Frame 1 (no input): blank canvas, image omitted
Frame 60 (no input): blank canvas, image omitted
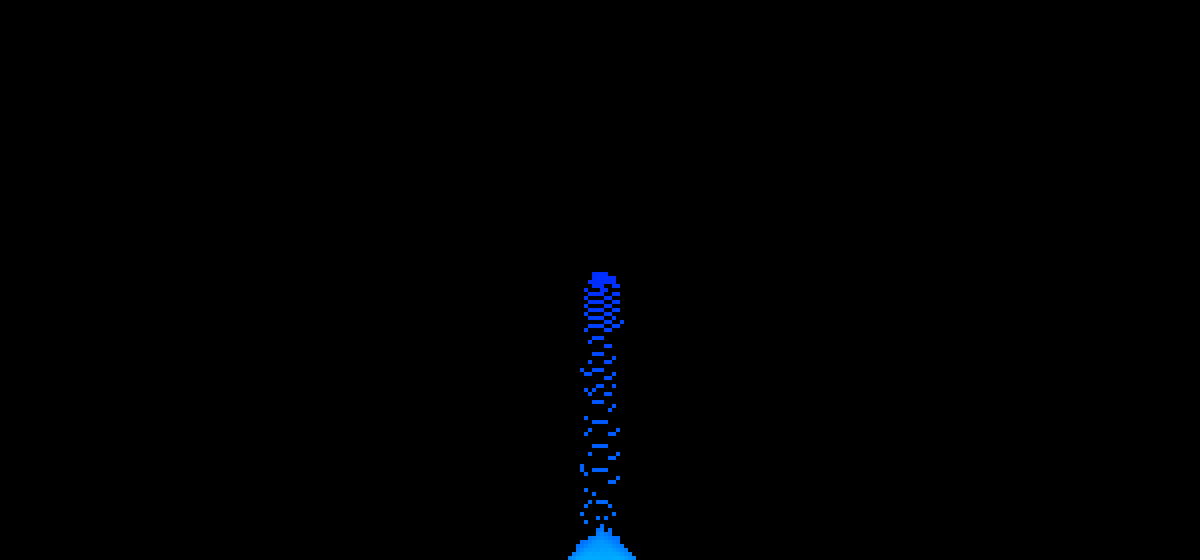
Frame 120 (the mouse pressed at the canvas centre since frame 60)

The p5.js sketch whose frames 1 and 60 were blank and that drew this single picture after the mouse press (run headless with seeded random() and noise() and a simulated clock; from frame 60 on, the mouse is pressed at the canvas centre):

// p5.js sketch
// ── sketch.js
// Create a 2D array
// Sorry if you are used to matrix math!
// How would you do this with a
// higher order function????

function make2DArray(cols, rows) {
    let arr = new Array(cols);
    for (let i = 0; i < arr.length; i++) {
      arr[i] = new Array(rows);
      // Fill the array with 0s
      for (let j = 0; j < arr[i].length; j++) {
        arr[i][j] = 0;
      }
    }
    return arr;
  }
  
  // The grid
  let grid;
  let velocityGrid;
  
  // How big is each square?
  let w = 5;
  let cols, rows;
  let hueValue = 200;
  
  let gravity = 0.1;
  
  // Check if a row is within the bounds
  function withinCols(i) {
    return i >= 0 && i <= cols - 1;
  }
  
  // Check if a column is within the bounds
  function withinRows(j) {
    return j >= 0 && j <= rows - 1;
  }
  
  function setup() {
    createCanvas(1500, 700);
    colorMode(HSB, 360, 255, 255);
    cols = width / w;
    rows = height / w;
    grid = make2DArray(cols, rows);
    velocityGrid = make2DArray(cols, rows, 1);
  }
  
  function mouseDragged() {}
  
  function draw() {
    background(0);
  
    if (mouseIsPressed) {
      let mouseCol = floor(mouseX / w);
      let mouseRow = floor(mouseY / w);
  
      // Randomly add an area of sand particles
      let matrix = 5;
      let extent = floor(matrix / 2);
      for (let i = -extent; i <= extent; i++) {
        for (let j = -extent; j <= extent; j++) {
          if (random(1) < 0.75) {
            let col = mouseCol + i;
            let row = mouseRow + j;
            if (withinCols(col) && withinRows(row)) {
              grid[col][row] = hueValue;
              velocityGrid[col][row] = 1;
            }
          }
        }
      }
      // Change the color of the sand over time
      hueValue += 0.5;
      if (hueValue > 360) {
        hueValue = 1;
      }
    }
  
    //frameRate(1);
  
    // Draw the sand
    for (let i = 0; i < cols; i++) {
      for (let j = 0; j < rows; j++) {
        noStroke();
        if (grid[i][j] > 0) {
          fill(grid[i][j], 255, 255);
          let x = i * w;
          let y = j * w;
          square(x, y, w);
        }
      }
    }
  
    // Create a 2D array for the next frame of animation
    let nextGrid = make2DArray(cols, rows);
    let nextVelocityGrid = make2DArray(cols, rows);
  
    // Check every cell
    for (let i = 0; i < cols; i++) {
      for (let j = 0; j < rows; j++) {
        // What is the state?
        let state = grid[i][j];
        let velocity = velocityGrid[i][j];
        let moved = false;
        if (state > 0) {
          let newPos = int(j + velocity);
          for (let y = newPos; y > j; y--) {
            let below = grid[i][y];
            let dir = 1;
            if (random(1) < 0.5) {
              dir *= -1;
            }
            let belowA = -1;
            let belowB = -1;
            if (withinCols(i + dir)) belowA = grid[i + dir][y];
            if (withinCols(i - dir)) belowB = grid[i - dir][y];
  
            if (below === 0) {
              nextGrid[i][y] = state;
              nextVelocityGrid[i][y] = velocity + gravity;
              moved = true;
              break;
            } else if (belowA === 0) {
              nextGrid[i + dir][y] = state;
              nextVelocityGrid[i + dir][y] = velocity + gravity;
              moved = true;
              break;
            } else if (belowB === 0) {
              nextGrid[i - dir][y] = state;
              nextVelocityGrid[i - dir][y] = velocity + gravity;
              moved = true;
              break;
            }
          }
        }
  
        if (state > 0 && !moved) {
          nextGrid[i][j] = grid[i][j];
          nextVelocityGrid[i][j] = velocityGrid[i][j] + gravity;
        }
      }
    }
    grid = nextGrid;
    velocityGrid = nextVelocityGrid;
  }
  
